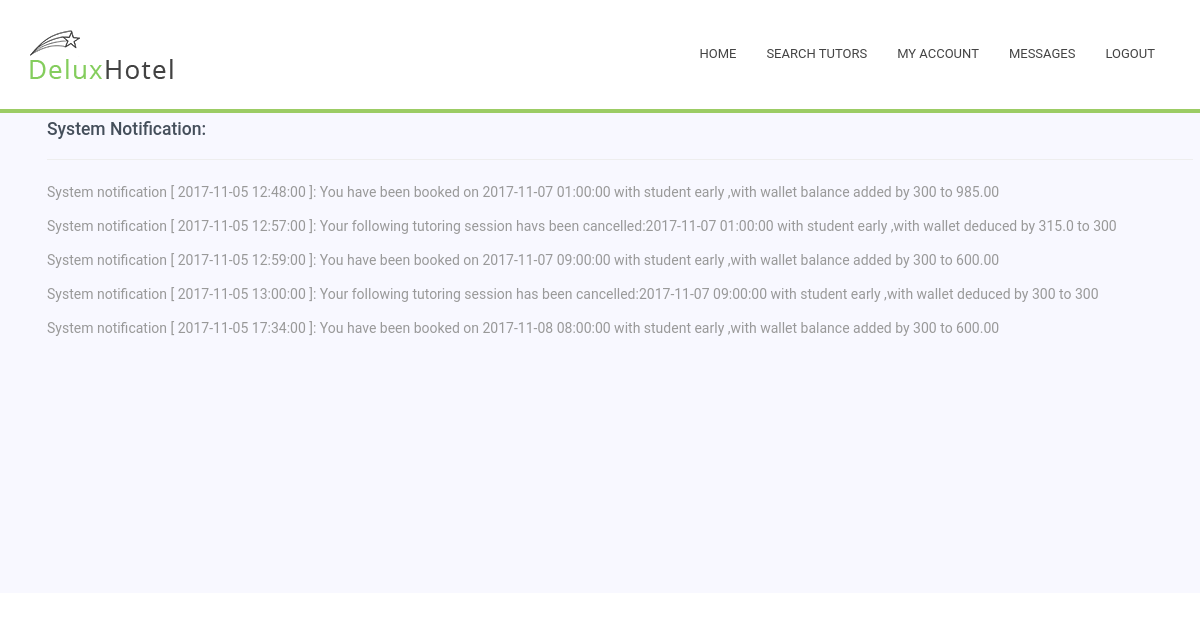
Page /Tutorial/1/message/ (signed in) on the committed database.
### Tutorial/models.py (models this page shows, shortened)
class Notification(models.Model):
    content = models.CharField(max_length=500)
    myuser = models.ForeignKey(MyUser, on_delete=models.CASCADE,null=True)

### Tutorial/views.py (the view)
# urls.py: url(r'^(?P<myuser_id>[0-9]+)/message/$', views.message, name='message'),
def message(request, myuser_id):
    if not request.user.is_authenticated(): #visitor or client
        return render(request, 'home.html')
    if not MyUser.objects.filter(user=request.user):
        HttpResponseRedirect('/Tutorial/admin/')
    myuser = MyUser.objects.get(user=request.user) #myuser = get_object_or_404(MyUser, pk=myuser_id)
    messages = Notification.objects.filter(myuser=myuser)
    return render(request, 'message/message.html', {'user': myuser, 'messages': messages})

### Tutorial/templates/message/message.html (shortened to what this page needs)
{% extends "myaccount/myaccount.html" %}
{% block content%}
		<div id="Message" style="background-color : #F8F8FF; padding : 7px; height : 60%;">
			<ul style="  color : #454f5b; text-decoration: none;">
				<h3>System Notification: {{user.name}}</h3>
				<hr>
                {%for msg in messages%}
					<p>{{msg.content}}</p>
				{%endfor%}
			</ul>
		</div>
{% endblock %}

### rows in the picture
Notification: content "System notification [ 2017-11-05 12:48:00 ]: You have been booked on 2017-11-07 01:00:00 with student early ,with wallet balance added by 300 to 985.00"
Notification: content "System notification [ 2017-11-05 12:57:00 ]: Your following tutoring session havs been cancelled:2017-11-07 01:00:00 with student early ,with wallet deduced by 315.0 to 300"
Notification: content "System notification [ 2017-11-05 12:59:00 ]: You have been booked on 2017-11-07 09:00:00 with student early ,with wallet balance added by 300 to 600.00"
Notification: content "System notification [ 2017-11-05 13:00:00 ]: Your following tutoring session has been cancelled:2017-11-07 09:00:00 with student early ,with wallet deduced by 300 to 300"
Notification: content "System notification [ 2017-11-05 17:34:00 ]: You have been booked on 2017-11-08 08:00:00 with student early ,with wallet balance added by 300 to 600.00"
